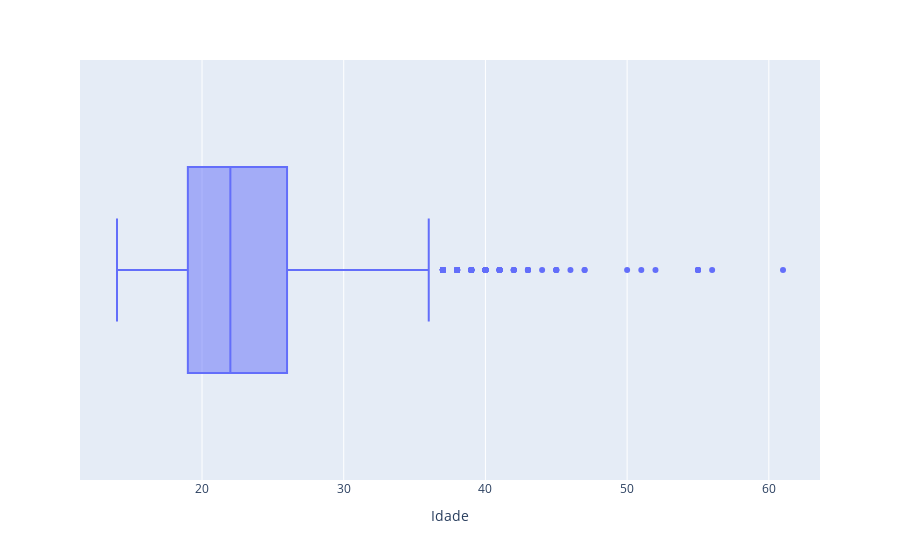

The notebook cell this image was saved under:
### Code cell
# análise univariada - variável idade
px.box(df_obesidade, x='Idade')

### Figure 1 — Plotly figure (JSON) as saved in the notebook; plotly's stock layout.template omitted (floating-point values rounded to 4 significant figures; data arrays with more than 128 entries replaced by an {"elided": "..."} marker saying what was removed)
{"data": [{"alignmentgroup": "True", "hovertemplate": "Idade=%{x}<extra></extra>", "legendgroup": "", "marker": {"color": "#636efa"}, "name": "", "notched": false, "offsetgroup": "", "orientation": "h", "showlegend": false, "type": "box", "x": {"elided": "2111 int values"}, "x0": " ", "xaxis": "x", "y0": " ", "yaxis": "y"}], "layout": {"boxmode": "group", "legend": {"tracegroupgap": 0}, "margin": {"t": 60}, "xaxis": {"anchor": "y", "domain": [0, 1], "title": {"text": "Idade"}}, "yaxis": {"anchor": "x", "domain": [0, 1]}}}
